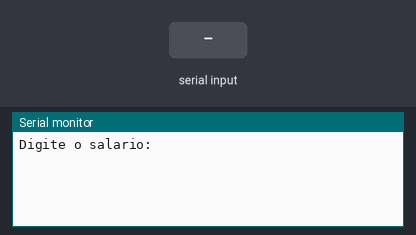
The sketch below on a simulated Arduino Uno, built with avr-gcc and run on an emulated ATmega328P. Shown: the last lines printed to the serial monitor. Inputs (shaded band) come from the test bench.

Above: at 2.2 s.
2.3 s: "90,45\n" received over Serial
At 3.1 s:
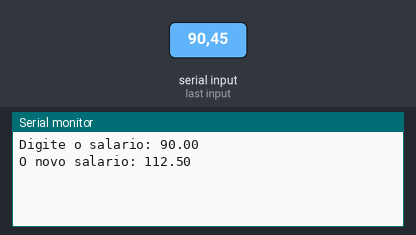
3.8 s: "30,150\n" received over Serial
At 5.1 s:
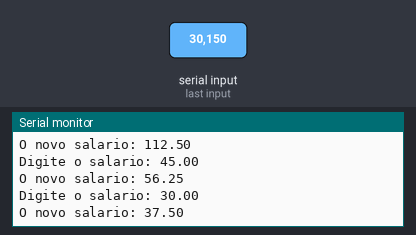
Timing chart, 0 to 6.8 s (numbered marks = the images above; inputs shaded):
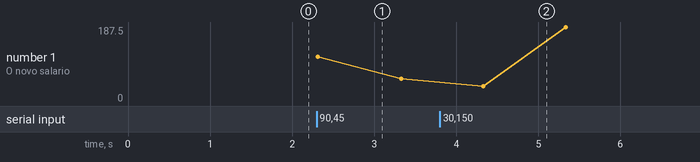

The sketch:

Exercicio1.ino
```cpp
//*Declaração das variáveis / números Reais*/
float salario, novosalario;

void setup() {
  // Inicia a comunicação com o Serial Monitor
  Serial.begin(9600);

  delay(1000); //Espera estrategica

}

void loop() {

  Serial.print("Digite o salario: ");
  while(Serial.available() == 0){
    //Aguarde a entrada de valores do usuário
  }

  //Lê o valor do serial e guarda na varável salario
  salario = Serial.parseFloat();
  Serial.println(salario);

  //Cálculo do novo salário:
  novosalario = salario + (salario * 25/100);

  //Exibe o valor do novo salário
  Serial.print("O novo salario: ");
  Serial.println(novosalario);
  delay(1000);

}
```

Measured:
- after the input at 2.3 s, the serial monitor: prints a new line at once (image 1)
- after the input at 3.8 s, the serial monitor: prints a new line after 0.51 s (image 2)
